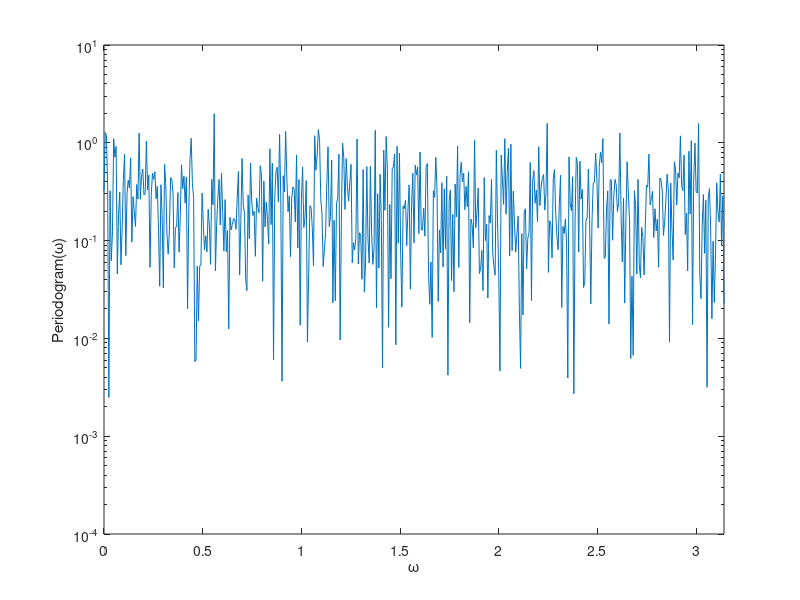
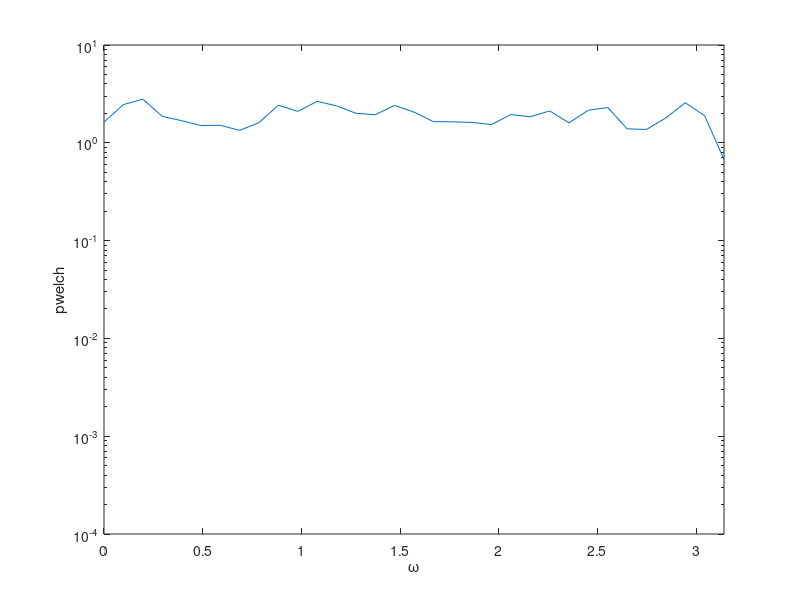
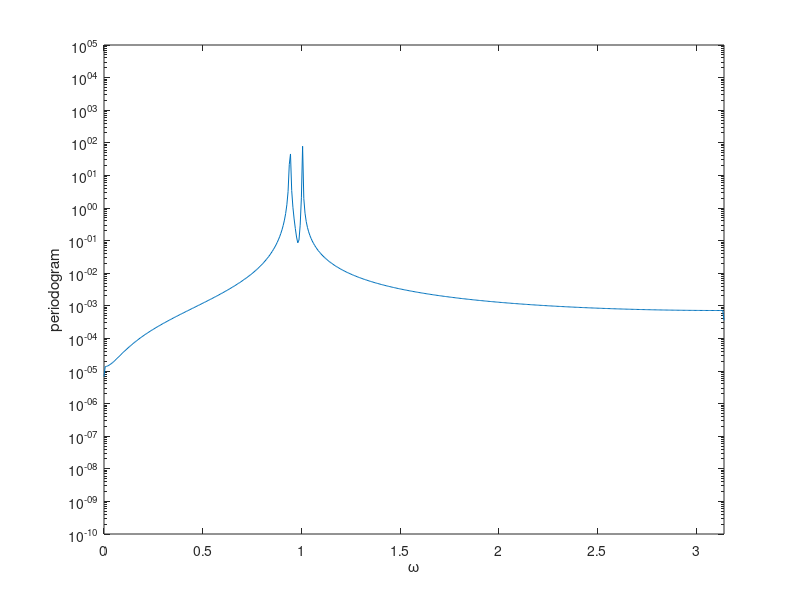
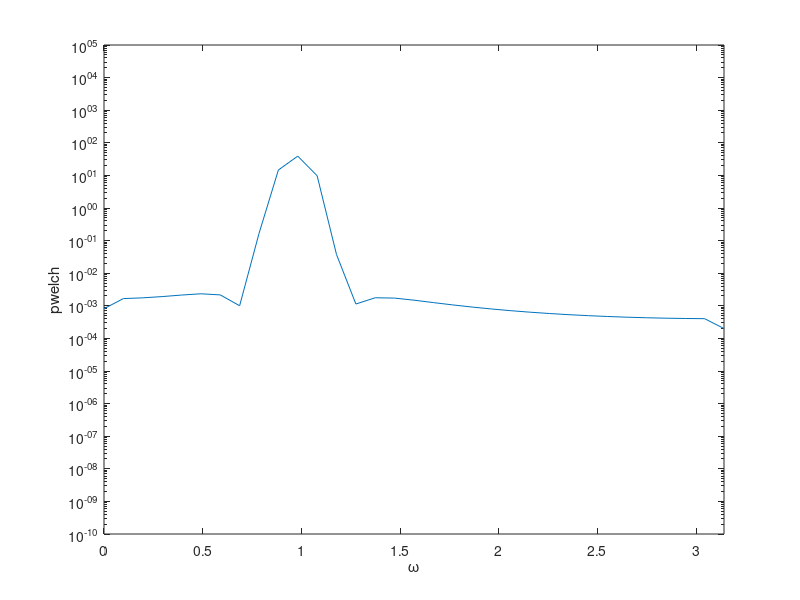

Write the MATLAB code that produced these figures, in order.
Fs = 1024;
N = 1024;
x = randn(1,N);
%generate white noise, Gaussian, zero mean variance 1.

omega = [0:N/2]*pi/(N/2); %=lenght/2
Pxx = periodogram(x);
figure(1)
semilogy(omega,Pxx)
xlabel('\omega')
ylabel('Periodogram(\omega)')
var(Pxx)
axis([0 pi 1e-4 10])



figure(2)
Pw = pwelch(x);
w = [0:length(Pw)-1]/(length(Pw)-1)*pi; % = length its self
semilogy(w,Pw)
var(Pw)
axis([0 pi 1e-4 10])
ylabel('pwelch')
xlabel('\omega')

s = cos(0.3*pi*[0:N-1]) + cos(0.32*pi*[0:N-1]);
Pxx = periodogram(s);
figure(3)
semilogy(omega,Pxx)
axis([0 pi 1E-10 1E5])
ylabel('periodogram')
xlabel('\omega')

figure(4)
Pw = pwelch(s);
w = [0:length(Pw)-1]/(length(Pw)-1)*pi;
semilogy(w,Pw)
var(Pw)
axis([0 pi 1E-10 1E5])
ylabel('pwelch')
xlabel('\omega')




